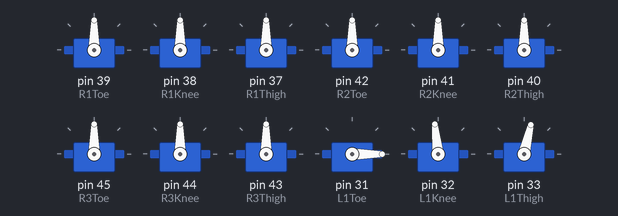
The sketch below on a simulated Arduino Mega 2560, built with avr-gcc and run on an emulated ATmega2560. On the bench: 12 × servo.

Above: at 0.05 s.
At 0.75 s:
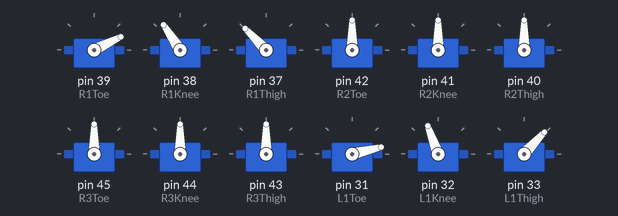
At 1.45 s:
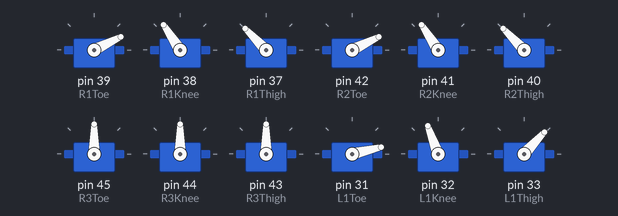
At 2.9 s:
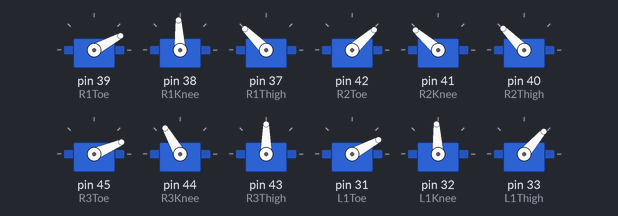
At 4.3 s:
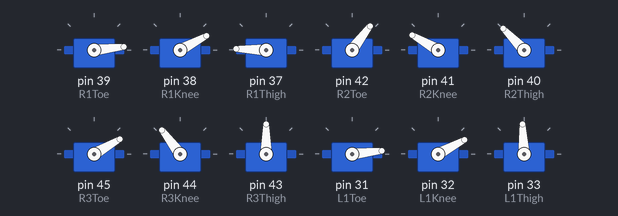
At 5.75 s:
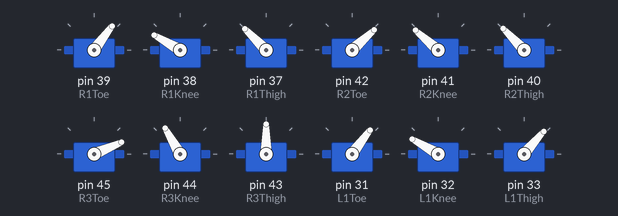
Timing chart, 0 to 7.5 s (numbered marks = the images above):
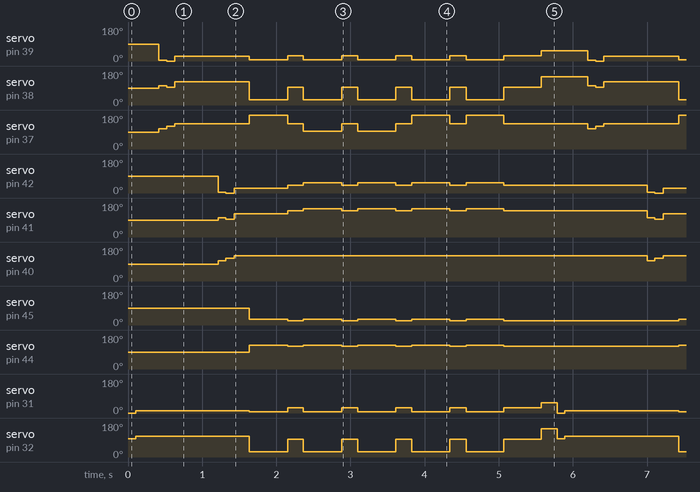

The sketch:

thriller.ino
```cpp
 #include<Servo.h>

Servo R1Toe, R1Knee, R1Thigh,
      R2Toe, R2Knee, R2Thigh,
      R3Toe, R3Knee, R3Thigh,
      L1Toe, L1Knee, L1Thigh,
      L2Toe, L2Knee, L2Thigh,
      L3Toe, L3Knee, L3Thigh;


#define MOVE_HEXY_SIZE 372


void setup() {
  // put your setup code here, to run once:
  R1Toe.attach(39);
  R1Knee.attach(38);
  R1Thigh.attach(37);
  R2Toe.attach(42);
  R2Knee.attach(41);
  R2Thigh.attach(40);
  R3Toe.attach(45);
  R3Knee.attach(44);
  R3Thigh.attach(43);
  L1Toe.attach(31);
  L1Knee.attach(32);
  L1Thigh.attach(33);
  L2Toe.attach(28);
  L2Knee.attach(29);
  L2Thigh.attach(30);
  L3Toe.attach(22);
  L3Knee.attach(23);
  L3Thigh.attach(24);
}

void loop() {
  // put your main code here, to run repeatedly:
  move_hexy();
}
const  uint16_t move_hexy_time[MOVE_HEXY_SIZE] = {
0, 0, 0, 0, 1, 1, 102, 103, 103, 103, 104, 104, 210, 211, 411, 412, 412, 412, 412, 413, 519, 519, 519, 520, 520, 521, 627, 627, 628, 628, 628, 628, 813, 813, 813, 813, 814, 814, 925, 925, 925, 926, 926, 926, 1029, 1029, 1215, 1216, 1216, 1216, 1216, 1217, 1316, 1317, 1317, 1317, 1318, 1318, 1427, 1428, 1428, 1428, 1429, 1429, 1629, 1629, 1630, 1630, 1631, 1631, 1631, 1632, 1632, 1632, 1633, 1633, 1633, 1634, 1634, 1634, 1634, 1634, 1635, 1635, 2142, 2142, 2143, 2144, 2145, 2145, 2146, 2146, 2147, 2147, 2147, 2147, 2148, 2148, 2148, 2148, 2149, 2149, 2149, 2149, 2150, 2150, 2150, 2150, 2150, 2150, 2151, 2151, 2355, 2356, 2356, 2357, 2358, 2359, 2359, 2360, 2360, 2361, 2361, 2361, 2362, 2362, 2362, 2362, 2363, 2363, 2363, 2363, 2364, 2364, 2364, 2364, 2364, 2364, 2365, 2365, 2872, 2872, 2873, 2873, 2874, 2875, 2875, 2875, 2876, 2876, 2876, 2876, 2877, 2877, 2877, 2877, 2877, 2878, 2878, 2878, 2878, 2878, 2878, 2878, 2879, 2879, 2879, 2879, 3089, 3090, 3090, 3091, 3091, 3092, 3092, 3093, 3093, 3094, 3094, 3094, 3094, 3095, 3095, 3095, 3095, 3095, 3095, 3096, 3096, 3096, 3096, 3096, 3096, 3096, 3097, 3097, 3602, 3603, 3603, 3604, 3605, 3605, 3606, 3606, 3606, 3607, 3607, 3608, 3608, 3608, 3608, 3609, 3609, 3609, 3609, 3610, 3610, 3610, 3610, 3610, 3611, 3611, 3611, 3611, 3815, 3816, 3817, 3817, 3818, 3818, 3819, 3819, 3820, 3820, 3820, 3821, 3821, 3821, 3822, 3822, 3822, 3823, 3823, 3823, 3823, 3823, 3824, 3824, 3824, 3824, 3824, 3824, 4326, 4327, 4327, 4328, 4329, 4329, 4330, 4330, 4331, 4331, 4331, 4332, 4332, 4332, 4333, 4333, 4333, 4333, 4334, 4334, 4334, 4334, 4334, 4334, 4335, 4335, 4335, 4335, 4548, 4549, 4550, 4551, 4551, 4552, 4552, 4553, 4553, 4553, 4554, 4554, 4555, 4555, 4555, 4556, 4556, 4556, 4556, 4556, 4557, 4557, 4557, 4557, 4557, 4557, 4558, 4558, 5057, 5058, 5058, 5059, 5059, 5060, 5060, 5060, 5061, 5061, 5061, 5062, 5062, 5062, 5062, 5063, 5063, 5063, 5063, 5063, 5064, 5064, 5064, 5064, 5064, 5064, 5065, 5065, 5564, 5565, 5566, 5566, 5566, 5567, 5567, 5568, 5568, 5568, 5568, 5568, 5675, 5676, 5676, 5676, 5677, 5677, 5678, 5678, 5678, 5678, 5678, 5679, 5784, 5784, 5785, 5786, 5786, 5786, 5786, 5786, 5787, 5787, 5787, 5787};

const  uint8_t move_hexy_servo[MOVE_HEXY_SIZE] = {
6, 6, 5, 5, 7, 7, 6, 6, 5, 5, 7, 7, 7, 7, 25, 25, 26, 26, 24, 24, 25, 25, 26, 26, 24, 24, 25, 25, 26, 26, 24, 24, 10, 10, 9, 9, 11, 11, 10, 10, 9, 9, 11, 11, 11, 11, 21, 21, 22, 22, 20, 20, 21, 21, 22, 22, 20, 20, 21, 21, 22, 22, 20, 20, 17, 17, 18, 14, 25, 18, 14, 25, 6, 13, 6, 13, 26, 26, 5, 5, 24, 24, 7, 7, 10, 10, 9, 14, 9, 14, 21, 13, 21, 13, 22, 17, 25, 22, 17, 25, 18, 6, 18, 6, 26, 26, 5, 5, 24, 24, 7, 7, 10, 10, 9, 9, 14, 14, 21, 13, 21, 17, 13, 25, 22, 17, 25, 22, 18, 6, 18, 6, 26, 26, 5, 5, 24, 24, 7, 7, 10, 10, 9, 14, 9, 14, 21, 13, 21, 17, 13, 25, 22, 17, 25, 22, 18, 6, 18, 6, 26, 26, 5, 5, 24, 24, 7, 7, 10, 10, 9, 14, 9, 14, 21, 21, 13, 25, 17, 13, 22, 25, 17, 22, 6, 18, 6, 18, 26, 26, 5, 5, 24, 24, 7, 7, 10, 10, 9, 14, 9, 14, 13, 21, 13, 21, 22, 25, 17, 22, 25, 17, 6, 18, 6, 18, 26, 26, 5, 5, 24, 24, 7, 7, 10, 10, 9, 14, 9, 14, 21, 13, 25, 17, 21, 13, 25, 17, 22, 6, 18, 22, 6, 18, 26, 26, 5, 5, 24, 24, 7, 7, 10, 10, 14, 9, 14, 21, 9, 13, 21, 17, 25, 13, 22, 17, 25, 22, 18, 6, 18, 6, 26, 26, 5, 5, 24, 24, 7, 7, 10, 10, 9, 14, 9, 14, 21, 13, 21, 13, 22, 17, 25, 22, 17, 25, 18, 6, 18, 6, 26, 26, 5, 5, 24, 24, 7, 7, 10, 10, 9, 14, 9, 14, 13, 21, 13, 21, 25, 17, 22, 25, 17, 22, 6, 18, 6, 18, 26, 26, 5, 5, 24, 24, 7, 7, 6, 6, 5, 25, 5, 25, 7, 26, 7, 26, 24, 24, 6, 25, 6, 25, 5, 26, 5, 26, 7, 24, 7, 24, 25, 6, 25, 6, 26, 5, 26, 5, 24, 7, 24, 7};

const  uint8_t move_hexy_pos[MOVE_HEXY_SIZE] = {
1816 , 153 , 1816 , 53 , 1816 , 134 , 153 , 168 , 53 , 68 , 134 , 118 , 118 , 103 , 1816 , 160 , 1816 , 60 , 1816 , 164 , 160 , 151 , 60 , 51 , 164 , 178 , 151 , 181 , 51 , 81 , 178 , 193 , 1816 , 153 , 1816 , 53 , 1816 , 134 , 153 , 168 , 53 , 68 , 134 , 118 , 118 , 103 , 1816 , 160 , 1816 , 60 , 1816 , 164 , 160 , 151 , 60 , 51 , 164 , 178 , 151 , 181 , 51 , 81 , 178 , 193 , 1816 , 185 , 1816 , 1816 , 181 , 85 , 185 , 83 , 168 , 1816 , 83 , 85 , 81 , 61 , 68 , 61 , 193 , 238 , 103 , 150 , 168 , 198 , 68 , 185 , 98 , 178 , 181 , 85 , 198 , 78 , 81 , 185 , 83 , 98 , 178 , 150 , 85 , 83 , 78 , 150 , 61 , 83 , 61 , 83 , 238 , 194 , 150 , 105 , 198 , 209 , 98 , 109 , 178 , 185 , 198 , 78 , 209 , 178 , 85 , 150 , 98 , 185 , 83 , 109 , 78 , 150 , 85 , 83 , 83 , 61 , 83 , 61 , 194 , 150 , 105 , 61 , 209 , 198 , 109 , 185 , 98 , 178 , 209 , 85 , 198 , 185 , 78 , 83 , 109 , 178 , 150 , 98 , 85 , 83 , 78 , 150 , 61 , 83 , 61 , 83 , 150 , 194 , 61 , 105 , 198 , 209 , 98 , 178 , 109 , 185 , 198 , 209 , 78 , 150 , 178 , 85 , 98 , 83 , 185 , 109 , 150 , 78 , 83 , 85 , 83 , 61 , 83 , 61 , 194 , 150 , 105 , 61 , 209 , 198 , 109 , 185 , 98 , 178 , 85 , 209 , 78 , 198 , 109 , 83 , 185 , 98 , 150 , 178 , 83 , 85 , 150 , 78 , 61 , 83 , 61 , 83 , 150 , 194 , 61 , 105 , 198 , 209 , 98 , 178 , 109 , 185 , 198 , 78 , 150 , 178 , 209 , 85 , 83 , 185 , 98 , 150 , 78 , 109 , 83 , 85 , 83 , 61 , 83 , 61 , 194 , 238 , 105 , 150 , 209 , 198 , 185 , 109 , 178 , 209 , 98 , 85 , 198 , 185 , 83 , 78 , 109 , 178 , 150 , 98 , 85 , 83 , 78 , 150 , 61 , 83 , 61 , 83 , 238 , 194 , 150 , 105 , 198 , 209 , 98 , 178 , 109 , 185 , 198 , 78 , 209 , 85 , 98 , 178 , 150 , 109 , 185 , 83 , 78 , 150 , 85 , 83 , 83 , 61 , 83 , 61 , 194 , 238 , 105 , 150 , 209 , 198 , 109 , 185 , 98 , 178 , 85 , 209 , 78 , 198 , 83 , 185 , 109 , 150 , 178 , 98 , 83 , 85 , 150 , 78 , 61 , 83 , 61 , 83 , 238 , 194 , 150 , 105 , 150 , 209 , 83 , 150 , 109 , 209 , 105 , 83 , 105 , 109 , 194 , 194 , 209 , 209 , 209 , 209 , 109 , 109 , 109 , 109 , 105 , 194 , 105 , 194 , 209 , 209 , 209 , 209 , 109 , 109 , 109 , 109 , 194 , 105 , 194 , 105 };


void move_hexy() {
  int startTime = millis();
  int currentTime = 0;
  int last_update = 0;
  for (int i = 0; i < MOVE_HEXY_SIZE; i++) {
    delayMicroseconds(10);
    currentTime = millis() - startTime;
    uint16_t move_time = move_hexy_time[i];
    while (currentTime < move_time) {
      delayMicroseconds(10);
      currentTime = millis() - startTime;
    }
    uint8_t servo_time = move_hexy_servo[i];
    uint8_t servo_pos  = move_hexy_pos[i];
    changeServo(servo_time, servo_pos * 10);
    last_update = currentTime;
  }
}
//Move Size is 100 bytes
//Run this move by using:
// move_hexy()
void changeServo(int servoTime, int servoAngle) {
  switch (servoTime) {
    case 24: R1Thigh.writeMicroseconds(servoAngle);
      break;
    case 25: R1Knee.writeMicroseconds(servoAngle);
      break;
    case 26: R1Toe.writeMicroseconds(servoAngle);
      break;
    case 20: R2Thigh.writeMicroseconds(servoAngle);
      break;
    case 21: R2Knee.writeMicroseconds(servoAngle);
      break;
    case 22: R2Toe.writeMicroseconds(servoAngle);
      break;
    case 16: R3Thigh.writeMicroseconds(servoAngle);
      break;
    case 17: R3Knee.writeMicroseconds(servoAngle);
      break;
    case 18: R3Toe.writeMicroseconds(servoAngle);
      break;
    case 7: L1Thigh.writeMicroseconds(servoAngle);
      break;
    case 6: L1Knee.writeMicroseconds(servoAngle);
      break;
    case 5: L1Toe.writeMicroseconds(servoAngle);
      break;
    case 11:  L2Thigh.writeMicroseconds(servoAngle);
      break;
    case 10:  L2Knee.writeMicroseconds(servoAngle);
      break;
    case 9: L2Toe.writeMicroseconds(servoAngle);
      break;

    case 15 : L3Thigh.writeMicroseconds(servoAngle);
      break;
    case 14: L3Knee.writeMicroseconds(servoAngle);
      break;
    case 13: L3Toe.writeMicroseconds(servoAngle);
      break;
  }
}
```

Measured:
- by itself, servo on pin 40 (R2Thigh): repeats every 5.8 s: 120° 0.11 s, 134° 5.6 s, 106° 0.10 s
- by itself, servo on pin 45 (R3Toe): repeats every 5.8 s: 23° 0.21 s, 30° 0.51 s, 23° 0.22 s, 30° 0.51 s, 23° 0.21 s, 30° 0.51 s, 23° 0.22 s, 30° 0.51 s, 23° 2.4 s, 30° 0.52 s
- by itself, servo on pin 44 (R3Knee): repeats every 5.8 s: 120° 0.21 s, 127° 0.51 s, 120° 0.22 s, 127° 0.51 s, 120° 0.21 s, 127° 0.51 s, 120° 0.22 s, 127° 0.51 s, 120° 2.4 s, 127° 0.52 s
